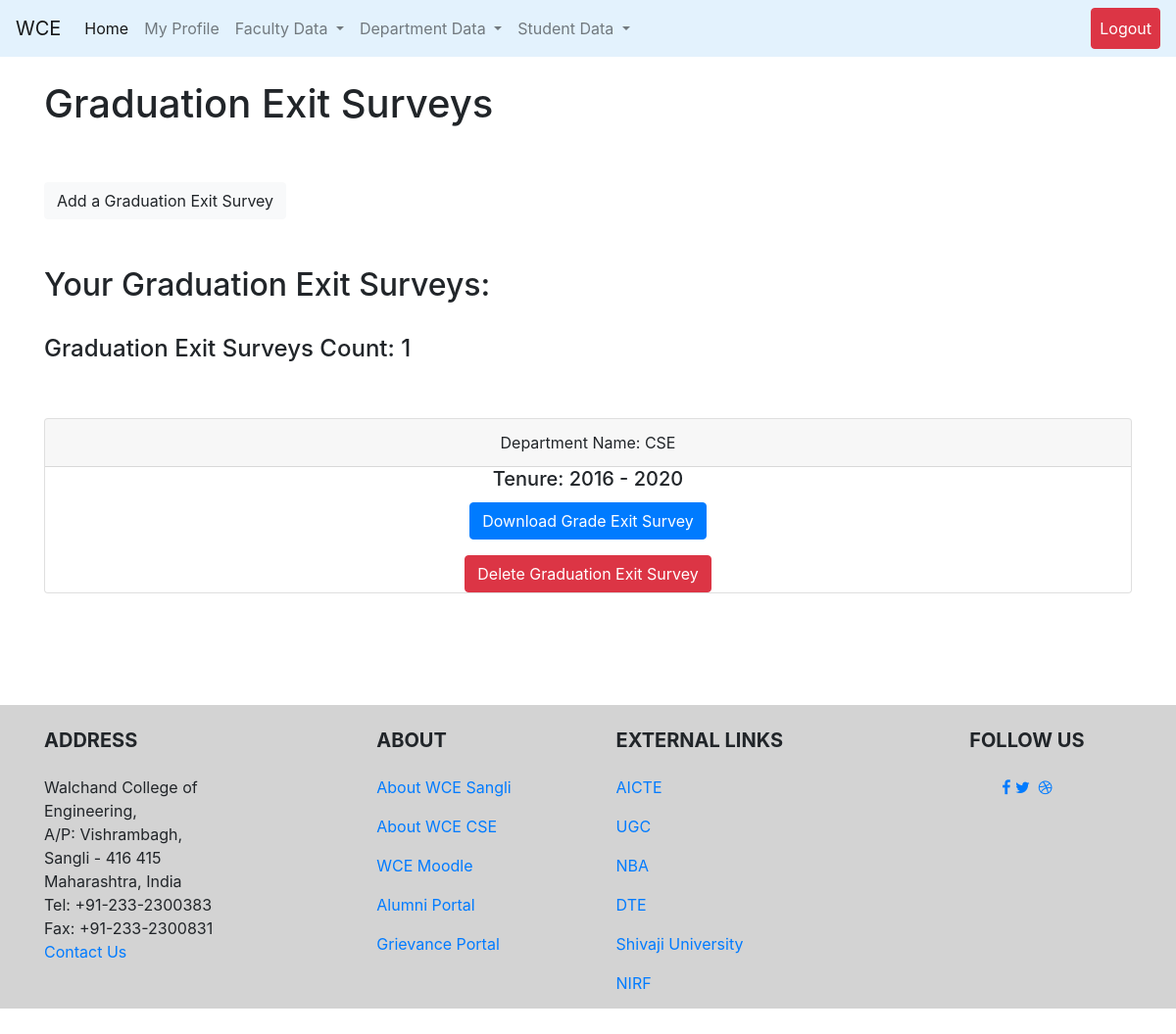
Page /HOD/GraduationExitSurveys (signed in) on the committed database.
### HOD/models.py (models this page shows, shortened)
class gradexitsurvey(models.Model):
    user = models.ForeignKey(User, on_delete=models.CASCADE)
    deptname = models.CharField(default="CSE", max_length=60)
    startYear = models.IntegerField('year', validators=[MaxValueValidator(9999)], default=datetime.datetime.now().year)
    endYear = models.IntegerField('year', validators=[MaxValueValidator(9999)], default=datetime.datetime.now().year)
    uploadgradexitsurvey = models.URLField()

### HOD/views.py (the view)
# urls.py: path('GraduationExitSurveys', views.gradES.as_view(), name="GraduationExitSurveys"),
class gradES(View):
    def get(self, request, template_name='HOD/gradES.html'):
        group = request.user.groups.all()[0].name
        if isNotHOD(group):
            return render(request, 'login.html')
        try:
            user = request.user
            allGradES = GradES.objects.filter(user=user)
            countGradES = len(allGradES)
        except:
            allGradES = None
            countGradES = 0
        args = {}
        args["allGradES"] = allGradES
        args["countGradES"] = countGradES
        args["isHOD"] = True
        return render(request, template_name, args)

### HOD/views.py (called while the page is built)
def isNotHOD(group_name):
    if group_name == 'HOD_group':
        return False
    else:
        return True

### HOD/templates/HOD/gradES.html (shortened to what this page needs)
{% extends 'base.html' %}
{% block content %}
<br>
<h1>Graduation Exit Surveys</h1>
<br>
<br>
<a class="btn btn-light" href="{% url 'HOD:addGraduationExitSurvey' %}" role="button">Add a Graduation Exit Survey</a>
<br><br><br>
<h2>Your Graduation Exit Surveys: </h2>
<br>
<h4>Graduation Exit Surveys Count: {{ countGradES }}</h4>
<br><br>
{% for i in allGradES %}
<div class="card text-center">
    <div class="card-header">
        Department Name:  {{ i.deptname }}
    </div>
    <h5 class="card-title">Tenure: {{ i.startYear }} - {{ i.endYear }}</h5>
    <div class="form-group">
        <a href=" {{i.uploadgradeexitsurvey}} " class="btn btn-primary">Download Grade Exit Survey</a>
    </div>
    <td><a href="{% url 'HOD:delete_items' i.id 'GraduationExitSurveys' %}"><button type="button" class="btn btn-danger">Delete Graduation Exit Survey</button></a></td>
</div>
<br>
{% endfor %}
{% endblock %}

### CoeusPro/templates/base.html (shortened to what this page needs)
<!doctype html>
<html lang="en">
{% load static %}
<head>
    <link rel="stylesheet" href="https://stackpath.bootstrapcdn.com/font-awesome/4.7.0/css/font-awesome.min.css">
    <link rel="stylesheet" href="https://stackpath.bootstrapcdn.com/bootstrap/4.5.2/css/bootstrap.min.css">
    <link rel="stylesheet" type="text/css" href="{% static 'css/footer.css' %}">
</head>
<body>
<div id="page-container">
    <nav class="navbar navbar-expand-lg navbar-light" style="background-color: #e3f2fd;">
        <a class="navbar-brand" href="http://www.walchandsangli.ac.in/" target="_blank">WCE</a>
        <div class="collapse navbar-collapse" id="navbarNavDropdown">
            <ul class="navbar-nav">
                {% for group_for in request.user.groups.all %}
                {% if group_for.name == 'student_group' %}
                <li class="nav-item active">
                    <a class="nav-link" href="{% url 'student:studentHome' %}">Home <span class="sr-only">(current)</span></a>
                </li>
                {% elif group_for.name == 'HOD_group' %}
                <li class="nav-item active">
                    <a class="nav-link" href="{% url 'HOD:HODHome' %}">Home <span class="sr-only">(current)</span></a>
                </li>
                {% elif group_for.name == 'faculty_group' %}
                <li class="nav-item active">
                    <a class="nav-link" href="{% url 'teacher:facultyHome' %}">Home <span class="sr-only">(current)</span></a>
                </li>
                {% else %}
                <li class="nav-item active">
                    <a class="nav-link" href="{% url 'home' %}">Home <span class="sr-only">(current)</span></a>
                </li>
                {% endif %}
                {% endfor %}
                {% if user.is_authenticated %}
                <li class="nav-item">
                    <a class="nav-link" href="{% url 'profile' user  %}">My Profile</a>
                </li>
            {% endif %}
            {% if isHOD %}
            <ul class="nav navbar-nav navbar-right ">
                <li class="nav-item dropdown">
                    <a class="nav-link dropdown-toggle" href="#" id="navbarDropdown" role="button" data-toggle="dropdown" aria-haspopup="true" aria-expanded="false">
                        Faculty Data
                    </a>
                </li>
            </ul>
            {% endif %}
            {% if isHOD %}
            <ul class="nav navbar-nav navbar-right ">
                <li class="nav-item dropdown">
                    <a class="nav-link dropdown-toggle" href="#" role="button" data-toggle="dropdown" aria-haspopup="true" aria-expanded="false">
                        Department Data
                    </a>
                </li>
            </ul>
            {% endif %}
            {% if isHOD %}
            <ul class="nav navbar-nav navbar-right">
                <li class="nav-item dropdown">
                    <a class="nav-link dropdown-toggle" href="#" role="button" data-toggle="dropdown" aria-haspopup="true" aria-expanded="false">
                        Student Data
                    </a>
                </li>
            </ul>
            {% endif %}
        </div>
        {% if user.is_authenticated %}
        <ul class="nav navbar-nav ml-auto">
            <li class="nav-item">
                <a class="nav-link btn btn-danger" style="color: white" href="{% url 'logout' %}">Logout</a>
            </li>
        </ul>
        {% endif %}
    </nav>
    <div class="container">
        {% block content %}
        {% endblock %}
    </div>
    <footer id="footer" >
        <div class="container text-center text-md-left">
            <div class="row">
                <div class="col-md-4 col-lg-3 mr-auto my-md-4 my-0 mt-4 mb-1">
                    <h5 class="font-weight-bold text-uppercase mb-4">Address</h5>
                    <p>Walchand College of Engineering,<br>
                        A/P: Vishrambagh,<br>
                        Sangli - 416 415<br>
                        Maharashtra, India<br>
                        Tel: +91-233-2300383<br>
                        Fax: +91-233-2300831<br>
                        <a href="mailto:hod.cse@walchandsangli.ac.in">Contact Us</a>
                    </p>
                </div>
                <div class="col-md-2 col-lg-2 mx-auto my-md-4 my-0 mt-4 mb-1">
                    <h5 class="font-weight-bold text-uppercase mb-4">About</h5>
                    <ul class="list-unstyled">
                        <li>
                            <p>
                                <a href="http://www.walchandsangli.ac.in">About WCE Sangli</a>
                            </p>
                        </li>
                        <li>
                            <p>
                                <a href="http://www.walchandsangli.ac.in/Departments/CSEDepartment/CSEDept.asp">About WCE CSE</a>
                            </p>
                        </li>
                        <li>
                            <p>
                                <a href="http://112.133.242.241/moodle/">WCE Moodle</a>
                            </p>
                        </li>
                        <li>
                            <p>
                                <a href="https://alumni.walchandsangli.ac.in/">Alumni Portal</a>
                            </p>
                        </li>
                        <li>
                            <p>
                                <a href="https://walchandsangli.edugrievance.com/">Grievance Portal</a>
                            </p>
                        </li>
                    </ul>
                </div>
                <div class="col-md-4 col-lg-3 mx-auto my-md-4 my-0 mt-4 mb-1">
                    <h5 class="font-weight-bold text-uppercase mb-4">External Links</h5>
                    <ul class="list-unstyled">
                        <li>
                            <p>
                                <a href="https://www.aicte-india.org/">AICTE</a>
                            </p>
                        </li>
                        <li>
                            <p>
                                <a href="https://www.ugc.ac.in/">UGC</a>
                            </p>
                        </li>
                        <li>
                            <p>
                                <a href="https://www.nbaind.org/">NBA</a>
                            </p>
                        </li>
                        <li>
                            <p>
                                <a href="http://www.dtemaharashtra.gov.in/index.html">DTE</a>
                            </p>
                        </li>
                        <li>
                            <p>
                                <a href="http://www.unishivaji.ac.in/">Shivaji University</a>
                            </p>
                        </li>
                        <li>
                            <p>
                                <a href="https://www.nirfindia.org/Home">NIRF</a>
                            </p>
                        </li>
                    </ul>
                </div>
                <div class="col-md-2 col-lg-2 text-center mx-auto my-4">
                    <h5 class="font-weight-bold text-uppercase mb-4">Follow Us</h5>
                    <a type="button" class="btn-floating btn-fb">
                        <p><i class="fa fa-facebook-f"></i></p>
                    </a>
                    <a type="button" class="btn-floating btn-tw">
                        <p><i class="fa fa-twitter"></i></p>
                    </a>
                    <a type="button" class="btn-floating btn-dribbble">
                        <p><i class="fa fa-dribbble"></i></p>
                    </a>
                </div>
            </div>
        </div>
    </footer>
</div>
</body>
</html>

### static/css/footer.css (style rules this page uses)
body { min-height: 90vh; position: relative; margin: 0; box-sizing: border-box; }
footer { background: lightgrey; position: absolute; top: 100%; height: 310px; width: 100%; }

### rows in the picture
gradexitsurvey: deptname "CSE", startYear "2016", endYear "2020"

### other values in the picture
{{ countGradES }} "1"
